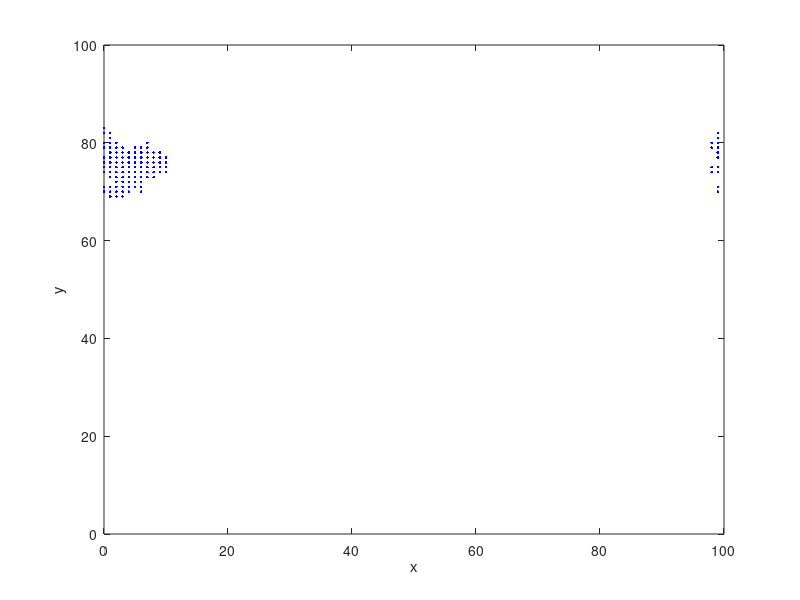

Here is the MATLAB script that generated this plot:
clear all;

movingProbability = 0.5;
numOfAgents = 1;
gridSize = 100;
agentPosition = zeros(numOfAgents,2);

for i = 1:numOfAgents
  agentPosition(i,1:2) = [randi([1 gridSize]) randi([1 gridSize])];
end

for steps = 1:1000
  r = rand;
  for agent = 1:numOfAgents
    if r<movingProbability
      move = randi([1 2]);
      agentPosition(agent, move) = agentPosition(agent, move) + randi([-1,1],1);
      agentPosition(agent, 1:2) = mod(agentPosition(agent, 1:2), gridSize);
    end  
  end
  plot(agentPosition(agent,1), agentPosition(agent,2),'.','Color','blue');
  axis([0 gridSize 0 gridSize]);
  xlabel('x');
  ylabel('y');
  hold on
end
hold off